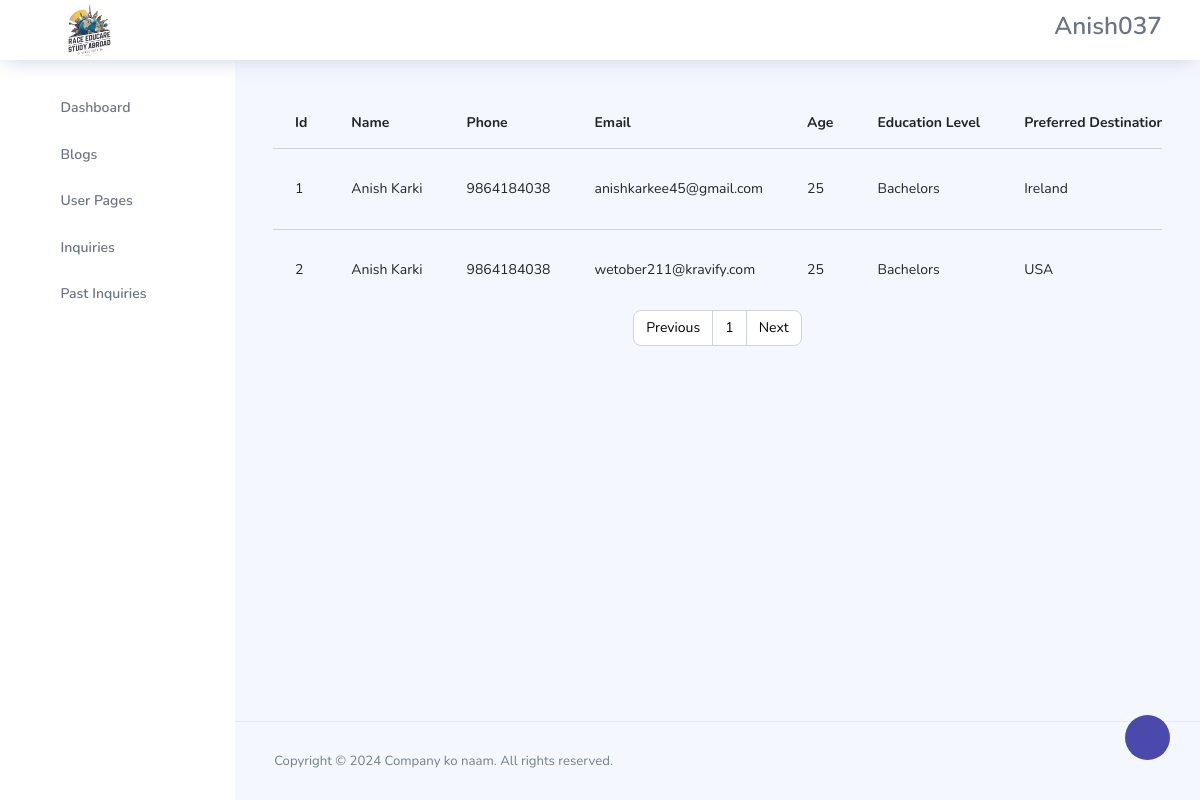
The app's page /admin/inquiry.php (signed in) with its own data.
### tables this page shows
CREATE TABLE `users` (
  `id` int(11) NOT NULL,
  `first_name` varchar(144) NOT NULL,
  `last_name` varchar(144) NOT NULL,
  `user_type` varchar(50) NOT NULL,
  `username` varchar(155) NOT NULL,
  `password` varchar(155) NOT NULL,
  `user_id` int(9) NOT NULL
);

CREATE TABLE `inquiry` (
  `id` int(11) NOT NULL,
  `name` varchar(155) NOT NULL,
  `phone` varchar(10) NOT NULL,
  `email` varchar(155) NOT NULL,
  `education_level` varchar(50) NOT NULL,
  `age` int(11) NOT NULL,
  `preferred_destination` varchar(155) NOT NULL,
  `status` varchar(155) NOT NULL DEFAULT 'Processing'
);

### config/functions.php (called while the page is built, shortened)
<?php
function index_loginval($conn){
    if(isset($_SESSION['user_id'])){
        $id = $_SESSION['user_id'];
        $query = "SELECT * FROM users WHERE user_id ='$id' limit 1";
        $result = mysqli_query($conn,$query);
        if($result && mysqli_num_rows($result) > 0){
            $index_user_data = mysqli_fetch_assoc($result);
            return $index_user_data;
        }
    }
}

### admin/inquiry.php (the view, shortened to what this page needs)
<?php
  include('../config/constants.php');
  include('../config/functions.php');
  $index_user_data = index_loginval($conn);
  $name=$index_user_data['username'];
?>
<!DOCTYPE html>
<html lang="en">
<head>
  <link rel="stylesheet" href="css/style.css">
  <link rel="stylesheet" href="vendors/feather/feather.css">
  <link rel="stylesheet" href="vendors/ti-icons/css/themify-icons.css">
  <link rel="stylesheet" href="vendors/css/vendor.bundle.base.css">
  <link rel="stylesheet" href="vendors/datatables.net-bs4/dataTables.bootstrap4.css">
  <link rel="stylesheet" href="vendors/ti-icons/css/themify-icons.css">
  <link rel="stylesheet" type="text/css" href="js/select.dataTables.min.css">
  <link rel="stylesheet" href="css/vertical-layout-light/style.css">
</head>
<body>
  <div class="container-scroller">
    <nav class="navbar col-lg-12 col-12 p-0 fixed-top d-flex flex-row">
      <div class="text-center navbar-brand-wrapper d-flex align-items-center justify-content-center">
      <a class="navbar-brand brand-logo mr-5" href="dashboard.php"><img src="../assets/img/raceeducare.png" class="mr-2"style="height:65px;" alt="logo"/></a>
      </div>
      <div class="navbar-menu-wrapper d-flex align-items-center justify-content-end">
        <button class="navbar-toggler navbar-toggler align-self-center" type="button" data-toggle="minimize">
          <span class="icon-menu"></span>
        </button>
        <ul class="navbar-nav navbar-nav-right">
          <li class="nav-item nav-profile dropdown">
            <a class="nav-link dropdown-toggle" href="#" data-toggle="dropdown" id="profileDropdown">
              <h3 toUpperCase()><?php echo ucfirst($name) ?></h3>
            </a>
          </li>
        </ul>
      </div>
    </nav>
    <div class="container-fluid page-body-wrapper">
      <div class="theme-setting-wrapper">
        <div id="settings-trigger"><i class="ti-settings"></i></div>
      </div>
      <nav class="sidebar sidebar-offcanvas" id="sidebar">
        <ul class="nav">
          <li class="nav-item">
            <a class="nav-link" href="dashboard.php">
              <i class="icon-grid menu-icon"></i>
              <span class="menu-title">Dashboard</span>
            </a>
          </li>
          <li class="nav-item">
            <a class="nav-link" data-toggle="collapse" href="#tables" aria-expanded="false" aria-controls="tables">
              <i class="icon-grid-2 menu-icon"></i>
              <span class="menu-title">Blogs</span>
              <i class="menu-arrow"></i>
            </a>
          </li>
          <li class="nav-item">
            <a class="nav-link" data-toggle="collapse" href="#auth" aria-expanded="false" aria-controls="auth">
              <i class="icon-head menu-icon"></i>
              <span class="menu-title">User Pages</span>
              <i class="menu-arrow"></i>
            </a>
          </li>
          <li class="nav-item">
            <a class="nav-link" href="inquiry.php">
              <i class="icon-paper menu-icon"></i>
              <span class="menu-title"><Inp>Inquiries</Inp></span>
            </a>
          </li>
          <li class="nav-item">
            <a class="nav-link" href="past_inquiries.php">
              <i class="icon-archive menu-icon"></i>
              <span class="menu-title">Past Inquiries</span>
            </a>
          </li>
        </ul>
      </nav>
      <div class="main-panel">
        <div class="content-wrapper">
          <div class="table-responsive">
            <table class="table">
                <thead>
                    <tr>
                        <th>Id</th>
                        <th>Name</th>
                        <th>Phone</th>
                        <th>Email</th>
                        <th>Age</th>
                        <th>Education Level</th>
                        <th>Preferred Destination</th>
                    </tr>
                </thead>
                <tbody>
                <?php
                    if(isset($_GET['page'])){
                      $page = $_GET['page'];
                      }
                      else{
                          $page = 1;
                      }
                      $offset = ($page - 1) * 10;
                        $sql = "SELECT * FROM inquiry WHERE status= 'processing' LIMIT $offset, 10";
                        $sql2 = "SELECT * FROM inquiry WHERE status= 'processing'";
                        $res = mysqli_query($conn, $sql);
                        $res2 = mysqli_query($conn, $sql2);
                        $count = mysqli_num_rows($res2);
                        $rowsPerPage = 10;
                        $total = ceil($count / $rowsPerPage);
                        $sn=1;
                    if($count>0)
                    {
                        while($row=mysqli_fetch_assoc($res))
                        {
                            $name = $row['name'];
                            $phone = $row['phone'];
                            $email = $row['email'];
                            $education_level = $row['education_level'];
                            $age = $row['age'];
                            $preferred_destination = $row['preferred_destination'];
                            ?>
                    <tr>
                        <td><?php echo $sn++; ?></td>
                        <td><?php echo ucfirst($name); ?></td>
                        <td><?php echo $phone; ?></td>
                        <td><?php echo $email; ?></td>
                        <td><?php echo $age; ?></td>
                        <td><?php echo ucfirst($education_level); ?></td>
                        <td><?php echo ucfirst($preferred_destination); ?></td>
                    </tr>
                    <?php
                        }
                    }
                    else
                    {
                        echo "ERROR";
                    }
                    ?>
                </tbody>
            </table>
          </div>
          <nav aria-label="Page navigation example">
          <ul class="pagination justify-content-center">
            <li class="page-item ">
              <a class="page-link" href="<?php if($page <=1){echo '#';}else{echo "?page=".$page -1;} ?>" tabindex="-1">Previous</a>
            </li>
            <?php
                for($i = 1; $i <= $total; $i++){
                    if($page==$i)
                    {
                        $active= "page_active";
                    }
                    else{
                        $active="";
                    }
                    echo"<li class='page-item'><a class='page-link' href='?page=$i'class='$active'>". $i ."</a></li>";
                }
            ?>
            <li class="page-item">
              <a class="page-link" href="<?php if($page >= $total){echo '#';}else{echo "?page=".$page +1;} ?>">Next</a>
            </li>
          </ul>
              </nav>
        </div>
        <footer class="footer">
          <div class="d-sm-flex justify-content-center justify-content-sm-between">
            <span class="text-muted text-center text-sm-left d-block d-sm-inline-block">Copyright © 2024 Company ko naam. All rights reserved.</span>
          </div>
        </footer>
      </div>
    </div>
  </div>
</body>
</html>

### admin/css/style.css (style rules this page uses)
button { background-color: #007bff; color: #fff; border: none; padding: 10px 20px; border-radius: 3px; cursor: pointer; }

### records on screen
users: username "Anish037"
inquiry: name "Anish Karki", phone "9864184038", email "anishkarkee45@gmail.com", age "25", education_level "Bachelors", preferred_destination "Ireland"
inquiry: name "Anish Karki", phone "9864184038", email "wetober211@kravify.com", age "25", education_level "Bachelors", preferred_destination "USA"
